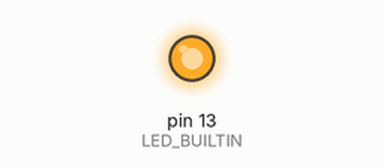
Bench run of a sketch on a simulated Arduino Uno, built with avr-gcc and run on an emulated ATmega328P. Shown: output pins drawn as LEDs (lit = HIGH).

Above: at 2.0 s.
At 8.1 s:
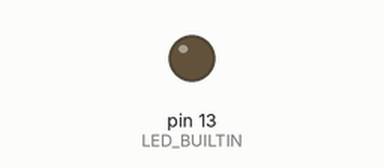
Timing chart, 0 to 12.7 s (numbered marks = the images above):
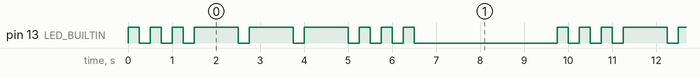

Measured:
- by itself, pin 13 (LED_BUILTIN): repeats every 9.8 s: 2 × (LOW 0.25 s, HIGH 0.25 s), 3 × (LOW 0.25 s, HIGH 1.0 s), 3 × (LOW 0.25 s, HIGH 0.25 s), LOW 3.3 s, HIGH 0.25 s
- by itself, everything shown: repeats every 9.8 s, in 18 steps

The sketch:

test_led.ino
```cpp
#include "testClass.h"

Morse morse(13);

void setup() {
    // initialize digital pin LED_BUILTIN as an output.
  pinMode(LED_BUILTIN, OUTPUT);
}

void loop() {
  morse.dot(); morse.dot(); morse.dot();
  morse.dash(); morse.dash(); morse.dash();
  morse.dot(); morse.dot(); morse.dot();
  delay(3000);
}
```

testClass.cpp
```cpp
#include <Arduino.h>
#include "testClass.h"

Morse::Morse(int pin)

{
pinMode(pin, OUTPUT);
_pin = pin;
}

void Morse::dot()
{
digitalWrite(_pin, HIGH);
delay(250);
digitalWrite(_pin, LOW);
delay(250);
}

void Morse::dash()
{
digitalWrite(_pin, HIGH);
delay(1000);
digitalWrite(_pin, LOW);
delay(250);
}
```

testClass.h
```cpp
#ifndef testClass_h
#define testClass_h

#include <Arduino.h>

class Morse
{
public:
Morse(int pin);
void dot();
void dash();
private:
int _pin;
};

#endif
```
